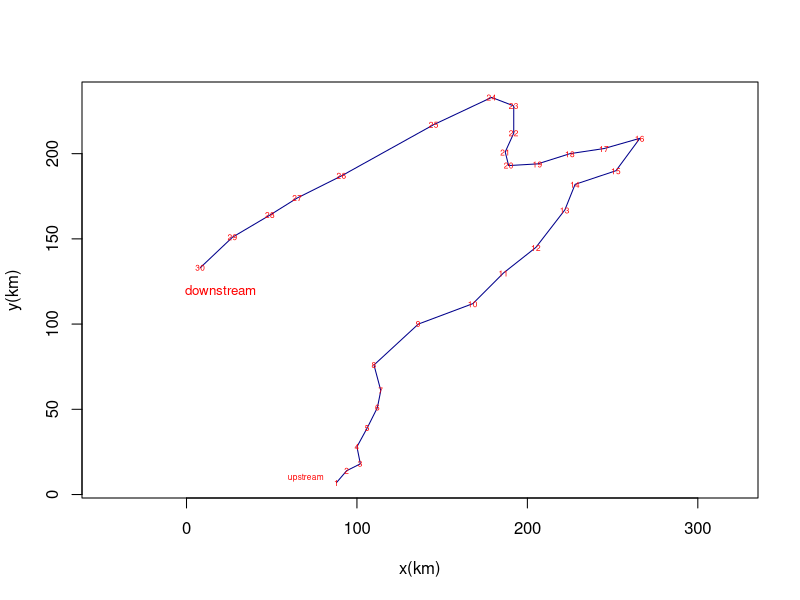
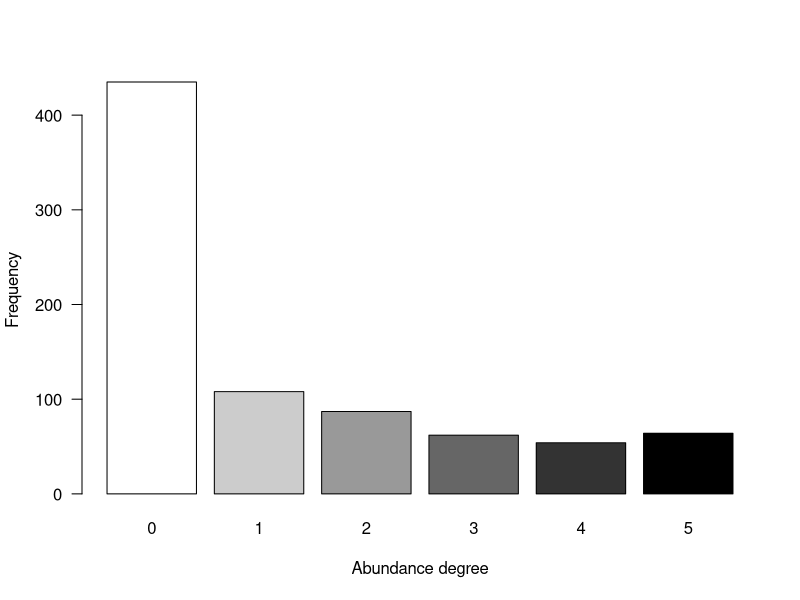
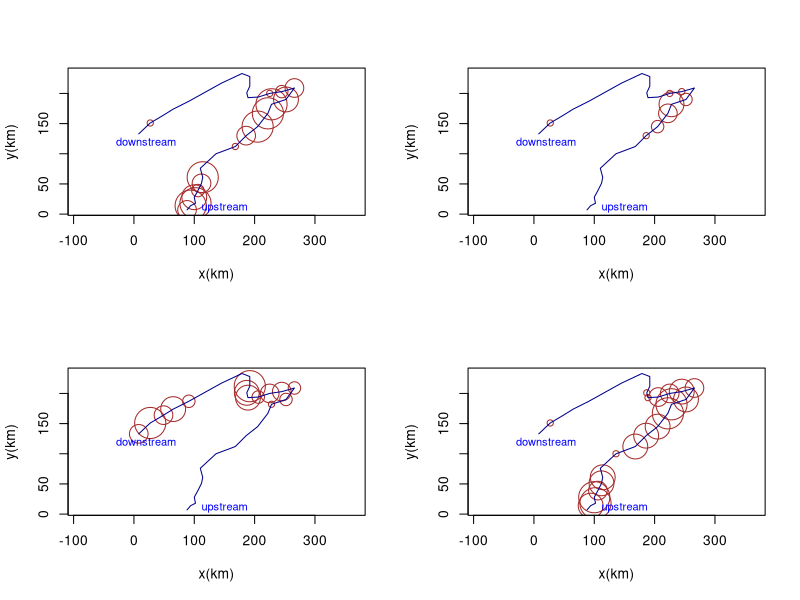

These figures' R source, in order:
install.packages("ade4")#install package ade4
library(ade4)
data("doubs",package="ade4")
class(doubs)
doubs
doubs$species
doubs$fish
species<-doubs$fish
environment<-doubs$env
space<-doubs$xy
head(species)
names(species)
ncol(species)
ncol(species)
dim(species)
spa<-doubs$xy
spe<-doubs$fish
plot(spa,asp=1,type="n",xlab="x(km)",ylab="y(km)")
lines(spa,col="dark blue")
text(spa,row.names(spa),cex=0.5,col="red")
text(70,10,"upstream",cex=0.5,col="red")
text(20,120,"downstream",cex=0.8,col="red")
range(spe)
ab<-table(unlist(spe))
barplot(ab,las=1,xlab="Abundance degree",ylab="Frequency",col = gray(5:0/5))
par(mfrow=c(2,2))#split several windows to view

plot(spa,asp=1,col="brown",cex=spe$Satr,xlab="x(km)",ylab="y(km)")
lines(spa,col="dark blue")
text(150,10,"upstream",cex=0.8,col="blue")
text(20,120,"downstream",cex=0.8,col="blue")

plot(spa,asp=1,col="brown",cex=spe$Thth,xlab="x(km)",ylab="y(km)")
lines(spa,col="dark blue")
text(150,10,"upstream",cex=0.8,col="blue")
text(20,120,"downstream",cex=0.8,col="blue")

plot(spa,asp=1,col="brown",cex=spe$Baba,xlab="x(km)",ylab="y(km)")
lines(spa,col="dark blue")
text(150,10,"upstream",cex=0.8,col="blue")
text(20,120,"downstream",cex=0.8,col="blue")

plot(spa,asp=1,col="brown",cex=spe$Phph,xlab="x(km)",ylab="y(km)")
lines(spa,col="dark blue")
text(150,10,"upstream",cex=0.8,col="blue")
text(20,120,"downstream",cex=0.8,col="blue")

#down
